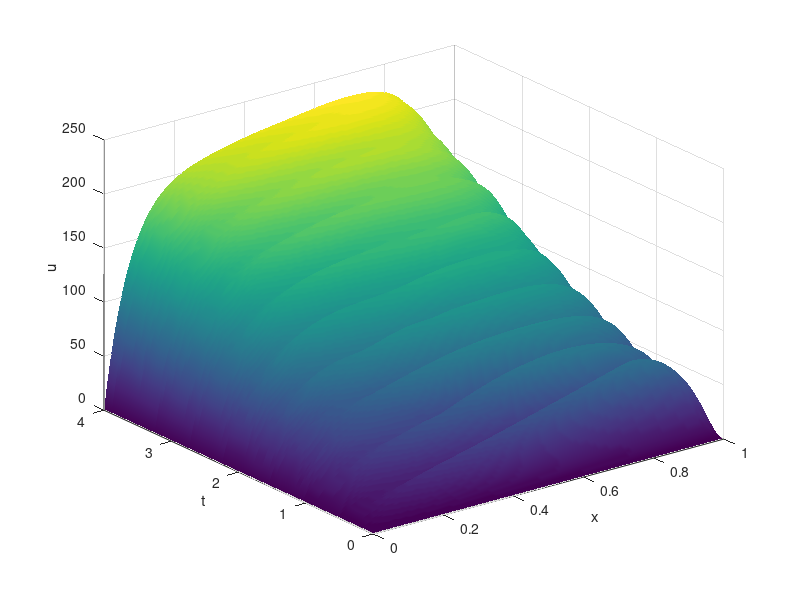

Here is the MATLAB script that generated this plot:
%{
Construct an explicit difference scheme of 2nd order local accuracy for
the problem
utt(x, t) + ut(x,t) − uxx(x,t) − ux(x,t) = x + t , x ∈ (0, 1), t ∈ (0, 4),
u(0, t) = u(1, t) = 0 , t ∈ (0, 4),
u(x, 0) = ut(x, 0) = 0 , x ∈ [0, 1].
and solve the problem with the space stepsize h = 0.01 and different
time stepsizes τ . Numerically, find maximum τ for maintaining the
stability.
---
Becomes unstabile at:
n = 100, l = 390.
%}
clear
L = 1;
T = 4;
n = 100;
l = 400;   
h = L/n
tau = T/l;
%%
%C = tau^2/h^2
%%
u = zeros(n+1,l+1);
x = 0:h:L;
t = 0:tau:T;
%%
for i=1:n+1
    u(i,1)=0;
end
tic;
u = zeros(n+1,l+1);
for k=2:l
    u(1,k+1)=0;
    for i=2:n
        %u(i,k+1)=1/(2-tau)*(4*u(i,k)*(1-C) - u(i,k-1)*(2-tau) + ...
        %    C*u(i+1,k)*(2-h) + C*u(i-1,k)*(2+h) + x(i) + t(k));    
        %    This has truncation error is O(h^2 + τ^2) but doesn't work :(
        %------------------------------------------------------------------
        u(i,k+1)= 1/(1+tau)*( u(i,k)*(2-tau)-u(i,k-1)+ tau^2/h^2*(u(i+1,k) ...
        -2*u(i,k) + u(i-1,k)) - tau^2/h*(u(i+1,k) - u(i,k)) + x(i) + t(k));
    end             %%% Current truncation error is O(h^2 + τ )
    u(n+1,k+1)=0;
end
toc
%%
surf(x,t,u')
xlabel('x')
ylabel('t')
zlabel('u')
shading interp